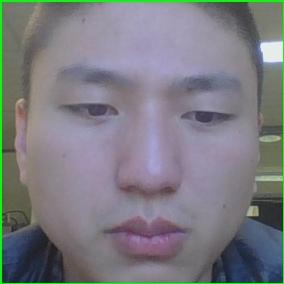
#> input picture CNN/1/401.jpg, 284 x 284 px; its folder holds only this picture in this run
$ python Dataset.py   (Python 2 division)
#> lines starting #> are read from the running program, lines starting #| are printed output that depends on the picture

import gzip, cPickle
from sklearn.preprocessing import LabelBinarizer
import numpy
import pylab
from PIL import Image
import glob
import pylab

def ImageProcess(jpgfile):
    # open random image of dimensions 162x162
#> called with jpgfile = '1/401.jpg'
    img = Image.open(jpgfile)
#> img is the input picture: PIL image 284x284 RGB; mean R, G, B 123.3, 123.6, 129.1
    img=img.resize((64,64),Image.BILINEAR)
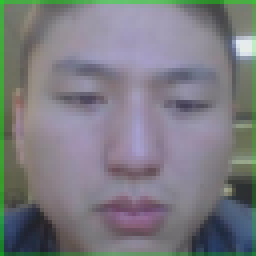
#> img: PIL image 64x64 RGB (shown 4 times larger); mean R, G, B 123.4, 123.2, 129.2
    img=img.convert("L")
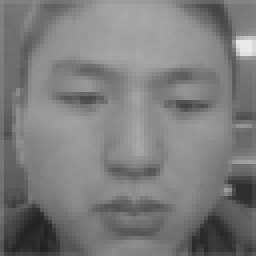
#> img: PIL image 64x64 L (shown 4 times larger); min 33, max 234, mean 124
    img = numpy.asarray(img, dtype='float64') / 256.
#> img: shape (64, 64) float64
    img = numpy.reshape(img,(-1,64*64))
    #pylab.subplot(1, 1, 1); pylab.axis('off'); pylab.imshow(img)
    #pylab.gray();
    #pylab.show()

    return img[0]
####
imageList=[]
labels=[]
pathname="1/*.jpg"
pathname2="2/*.jpg"
pathname3="3/*.jpg"
pathname4="4/*.jpg"
for jpgfile in glob.glob(pathname):
    imageList.append(ImageProcess(jpgfile))
    labels.append(0)
for jpgfile in glob.glob(pathname2):
    imageList.append(ImageProcess(jpgfile))
    labels.append(1)
for jpgfile in glob.glob(pathname3):
    imageList.append(ImageProcess(jpgfile))
    labels.append(2)
for jpgfile in glob.glob(pathname4):
    imageList.append(ImageProcess(jpgfile))
    labels.append(3)

x=numpy.asarray(imageList)
y=numpy.asarray(labels)
y=LabelBinarizer().fit_transform(y)
print x.shape
#| (1, 4096)


dataset=[x,y]

f = gzip.open('data_64.pkl.gz','wb')
cPickle.dump(dataset, f, protocol=2)
f.close()
